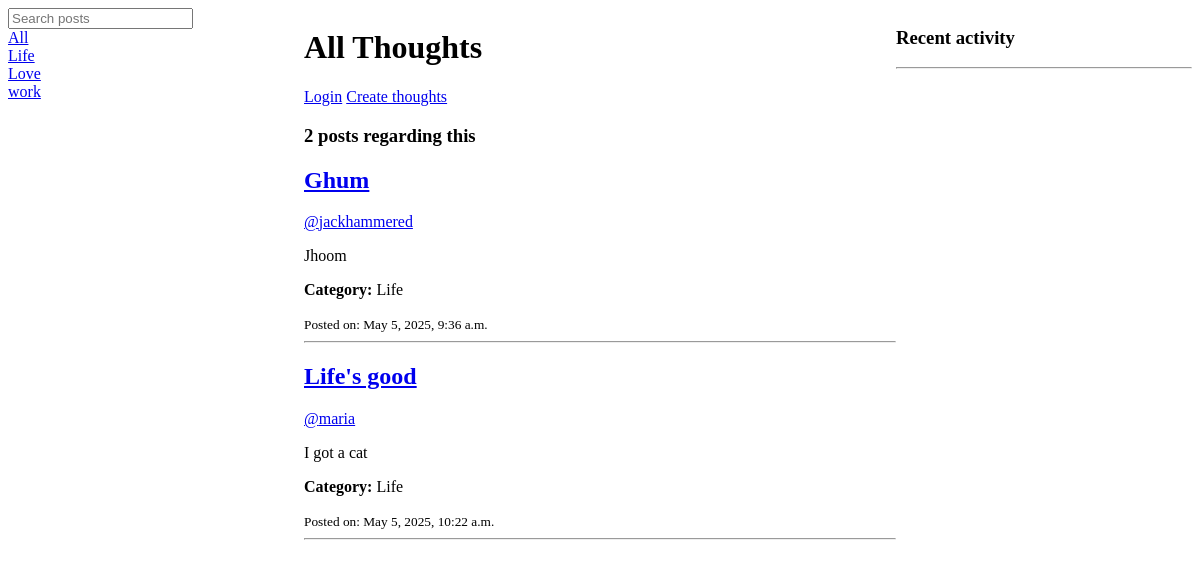
Before: /home/ with the older database file.
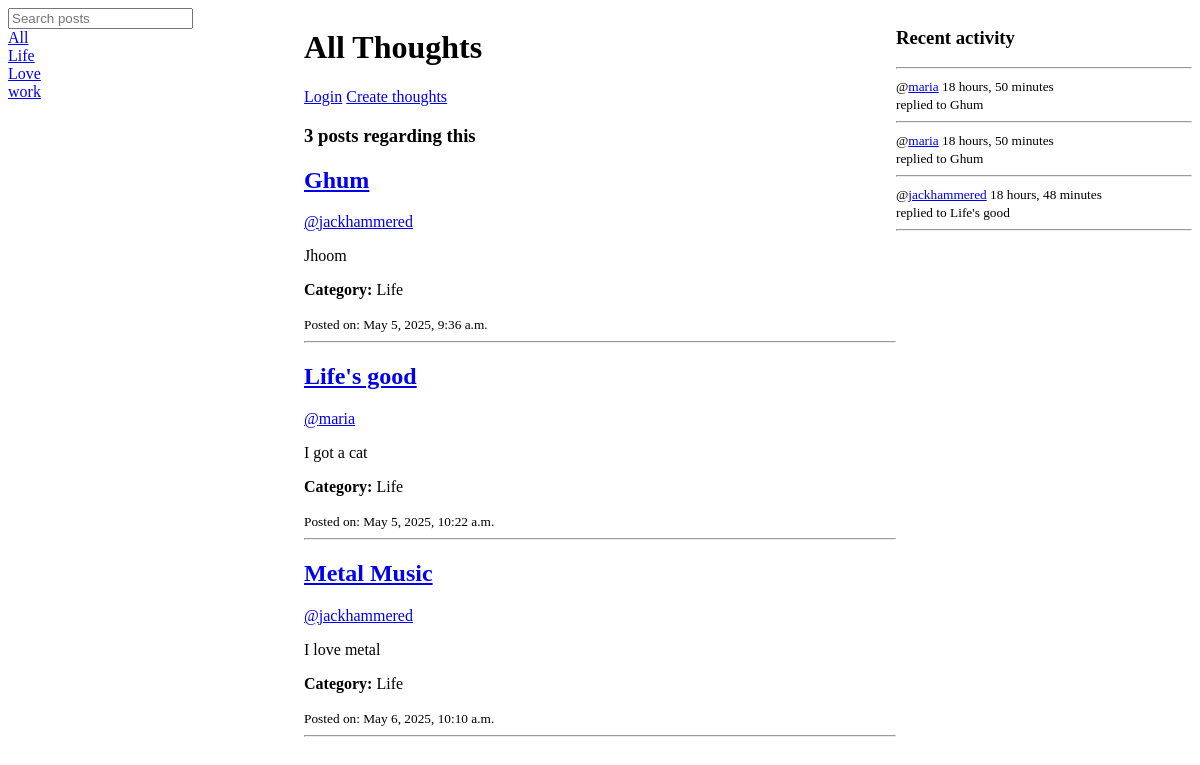
After: the same page with the newer database file.
### post/models.py (models this page shows, shortened)
class Category(models.Model):
    name = models.CharField(max_length=100)

class Thoughts(models.Model):
    host = models.ForeignKey(User, on_delete=models.SET_NULL, null=True)
    title = models.CharField(max_length=100)
    description = models.TextField(max_length=300)
    created_at = models.DateTimeField(auto_now_add=True)
    category = models.ForeignKey(Category, on_delete=models.CASCADE)
    def __str__(self):
        return self.title

class Comment(models.Model):
    user = models.ForeignKey(User, on_delete=models.CASCADE)
    thoughts = models.ForeignKey(Thoughts, on_delete=models.CASCADE)
    time = models.DateTimeField(auto_now_add=True)
    content = models.TextField(max_length=200)

### post/views.py (the view)
# urls.py: path("home/", views.thoughts_list, name="thoughts"),
def thoughts_list(request):
    if request.GET.get('q') != None:
        q = request.GET.get('q')
    else:
        q = ''
    thoughts = Thoughts.objects.filter(Q(category__name__icontains=q)|Q(title__icontains=q))
    categories = Category.objects.all()
    thought_count = thoughts.count()
    comments = Comment.objects.all()
    return render(request, "post/index.html", {'thoughts': thoughts, 'categories':categories, "thought_count": thought_count, "comments":comments})

### post/templates/post/index.html (shortened to what this page needs)
<!DOCTYPE html>
<html>
<head>
</head>
<body>
<div class="home-container">
    <div>
        <form method="GET" action="{% url 'thoughts' %}">
            <input type="text" name="q" placeholder="Search posts">
        </form>
        {% include 'post/browse_component.html' %}
    </div>
    <div>
        {% include 'post/main_component.html' %}
    </div>
    <div>
        {% include 'post/activity_component.html' %}
    </div>
</div>
</body>
</html>

### post/templates/post/browse_component.html
<div>
    <a href="{% url 'thoughts' %}">All</a>
</div>
{% for category in categories %}
<div>
    <a href="{% url 'thoughts' %}?q={{category.name}}">{{category.name}}</a>
</div>
{% endfor %}

### post/templates/post/main_component.html (shortened to what this page needs)
<h1>All Thoughts</h1>
{% if request.user.is_authenticated %}
    <a href="{% url 'logout' %}">Logout</a>
{% else %}
    <a href="{% url 'login' %}">Login</a>
{% endif %}
<a href="{% url 'create-post' %}">Create thoughts</a>
<h3>{{ thought_count }} posts regarding this</h3>
{% for thought in thoughts %}
    <div>
        <h2><a href="{% url 'single' thought.id %}">{{ thought.title }}</a></h2>
        <a href="{% url 'profile' thought.host.id %}">@{{ thought.host }}</a>
        <p>{{ thought.description|truncatechars:100 }}</p>
        <p><strong>Category:</strong> {{ thought.category.name }}</p>
        <small>Posted on: {{ thought.created_at }}</small>
        <hr>
    </div>
{% empty %}
    <p>No thoughts posted yet.</p>
{% endfor %}

### post/templates/post/activity_component.html (shortened to what this page needs)
<h3>Recent activity</h3>
<hr>
{% for comment in comments %}
<div>
    <small>@<a href="{% url 'profile' comment.user.id %}">{{comment.user}}</a> {{comment.time|timesince}}</small><br>
    <small>replied to {{comment.thoughts}}</small>
    <hr>
</div>
{% endfor %}

Changed rows visible on the page:
added Thoughts: title "Metal Music", host "jackhammered", description "I love metal", category.name "Life", created_at "May 6, 2025, 10:10 a.m."
added Comment: user "maria", time "18 hours, 50 minutes", thoughts "Ghum"
added Comment: user "maria", time "18 hours, 50 minutes", thoughts "Ghum"
added Comment: user "jackhammered", time "18 hours, 48 minutes", thoughts "Life's good"
Other visible differences:
{{ thought_count }}: "2" → "3"
